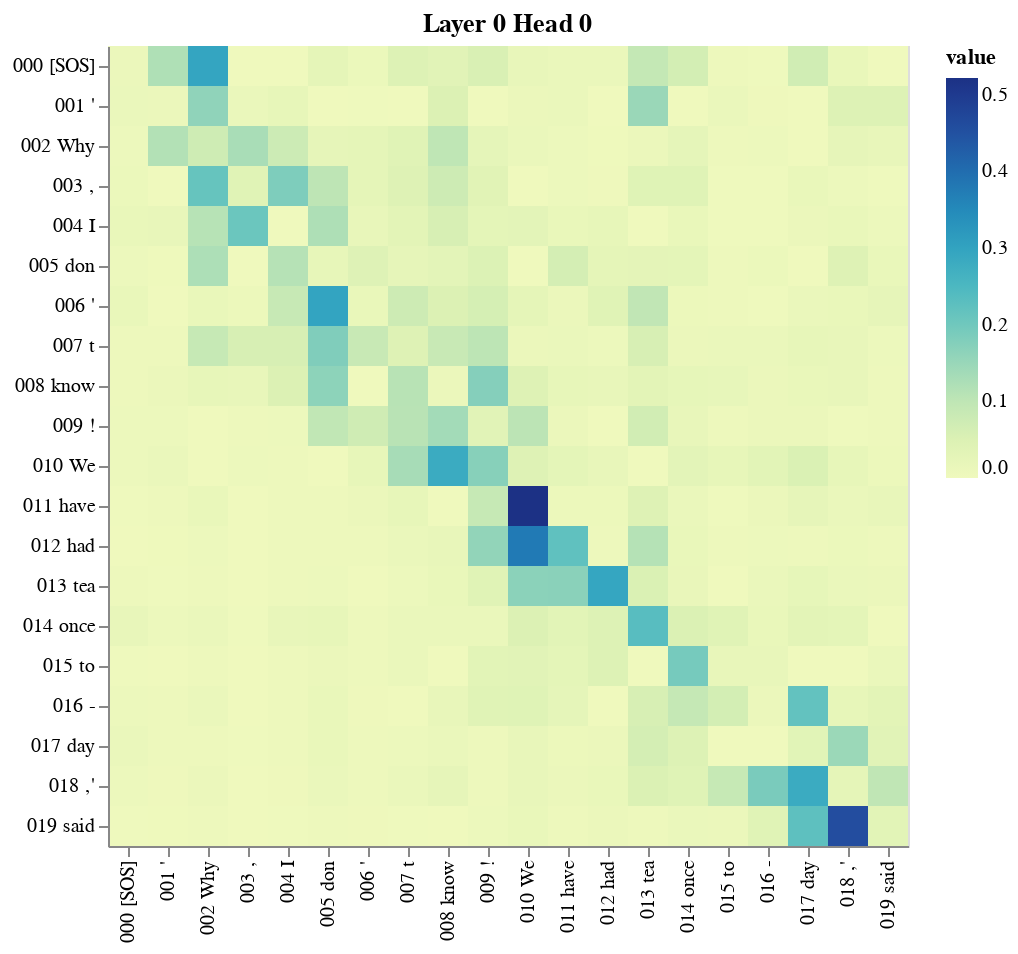

The notebook cell saved with this chart:
### Code cell
layers = [0] # we have six of them actual
heads = [0] # all the heads

# Encoder Self-Attention
get_all_attention_maps("encoder", layers, heads, encoder_input_tokens, encoder_input_tokens, min(20, sentence_len))

### Figure 1 — Vega-Lite specification as saved in the notebook (floating-point values rounded to 4 significant figures; data arrays with more than 128 entries replaced by an {"elided": "..."} marker saying what was removed)
{"config": {"view": {"continuousWidth": 400, "continuousHeight": 300}}, "vconcat": [{"hconcat": [{"mark": "rect", "encoding": {"color": {"field": "value", "type": "quantitative"}, "tooltip": [{"field": "row", "type": "quantitative"}, {"field": "column", "type": "quantitative"}, {"field": "value", "type": "quantitative"}, {"field": "row_token", "type": "nominal"}, {"field": "col_token", "type": "nominal"}], "x": {"axis": {"title": ""}, "field": "col_token", "type": "nominal"}, "y": {"axis": {"title": ""}, "field": "row_token", "type": "nominal"}}, "height": 400, "selection": {"selector001": {"type": "interval", "bind": "scales", "encodings": ["x", "y"]}}, "title": "Layer 0 Head 0", "width": 400}]}], "data": {"name": "data-8c8fa1ce7da2c5a0d35c329e898bb2b2"}, "$schema": "https://vega.github.io/schema/vega-lite/v4.17.0.json", "datasets": {"data-8c8fa1ce7da2c5a0d35c329e898bb2b2": {"elided": "400 records"}}}
